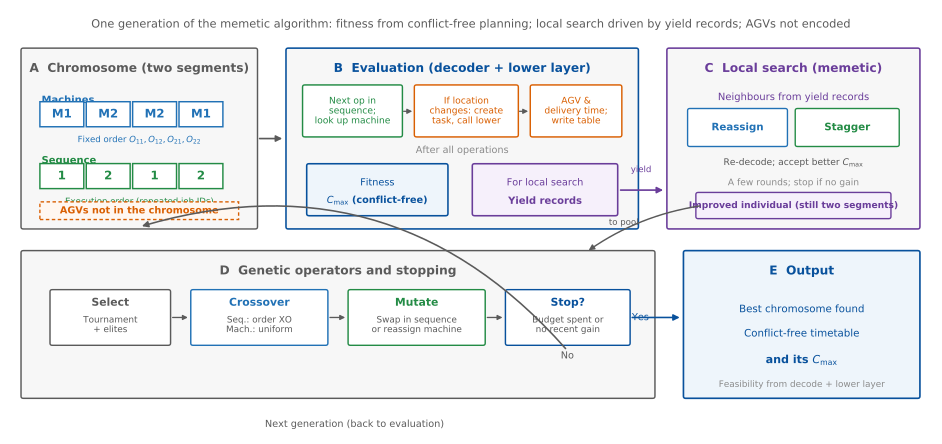

Recreate this plot in Python.
# -*- coding: utf-8 -*-
"""One generation of the memetic algorithm in this paper (EN, Section 4.2).

Complements the framework figure: that one shows the two layers and Paths 1/2;
this one shows one upper-layer generation---encoding without AGVs, evaluation
via the decoder and lower layer (C_max and yield records), contention-guided
local search, then selection / crossover / mutation for the next generation.
"""
from __future__ import annotations

import os
import sys

sys.path.insert(0, os.path.dirname(os.path.abspath(__file__)))

import matplotlib

matplotlib.use("Agg")
import matplotlib.pyplot as plt  # noqa: E402
from matplotlib.patches import FancyArrowPatch, FancyBboxPatch, Rectangle  # noqa: E402

HERE = os.path.dirname(os.path.abspath(__file__))

plt.rcParams["figure.dpi"] = 200
plt.rcParams["font.family"] = "sans-serif"
plt.rcParams["font.sans-serif"] = ["DejaVu Sans"]

C_EDGE = "#5a5a5a"
C_BOX = "#f7f7f7"
C_INNER = "#ffffff"
C_MS = "#2171b5"
C_OS = "#238b45"
C_DEC = "#d95f02"
C_OUT = "#08519c"
C_LS = "#6a3d9a"
C_MUTE = "#8a8a8a"


def rbox(ax, x, y, w, h, fc=C_INNER, ec=C_EDGE, lw=1.0, z=3):
    ax.add_patch(FancyBboxPatch(
        (x, y), w, h, boxstyle="round,pad=0.28", linewidth=lw,
        facecolor=fc, edgecolor=ec, zorder=z))


def arrow(ax, p, q, color=C_EDGE, lw=1.05, ms=8, rad=0.0, z=6):
    ax.add_patch(FancyArrowPatch(
        p, q, arrowstyle="-|>", mutation_scale=ms, linewidth=lw, color=color,
        connectionstyle="arc3,rad=%.2f" % rad, shrinkA=2, shrinkB=2, zorder=z))


def genes(ax, x0, y, vals, ec, cell_w=5.6, cell_h=3.4, fs=8.5):
    for i, v in enumerate(vals):
        x = x0 + i * cell_w
        ax.add_patch(Rectangle(
            (x, y), cell_w - 0.3, cell_h, facecolor=C_INNER, edgecolor=ec,
            linewidth=1.05, zorder=4))
        ax.text(x + (cell_w - 0.3) / 2, y + cell_h / 2, v, ha="center",
                va="center", fontsize=fs, fontweight="bold", color=ec, zorder=5)


def main() -> None:
    fig, ax = plt.subplots(figsize=(12.0, 5.6))
    ax.set_xlim(0, 112)
    ax.set_ylim(-0.5, 58)
    ax.axis("off")

    ax.text(56, 55.5,
            "One generation of the memetic algorithm: fitness from conflict-free "
            "planning; local search driven by yield records; AGVs not encoded",
            ha="center", va="center", fontsize=8.2, color=C_EDGE)

    # A
    rbox(ax, 2, 28, 28, 24, fc=C_BOX, ec=C_EDGE, lw=1.05)
    ax.text(16, 49.5, "A  Chromosome (two segments)", ha="center", va="center",
            fontsize=8.8, fontweight="bold", color=C_EDGE)

    ax.text(4.2, 45.2, "Machines", ha="left", va="center",
            fontsize=7.2, color=C_MS, fontweight="bold")
    genes(ax, 4.0, 41.6, ["M1", "M2", "M2", "M1"], C_MS)
    ax.text(16, 40.4, r"Fixed order $O_{11},O_{12},O_{21},O_{22}$",
            ha="center", va="top", fontsize=6.2, color=C_MS)

    ax.text(4.2, 37.0, "Sequence", ha="left", va="center",
            fontsize=7.2, color=C_OS, fontweight="bold")
    genes(ax, 4.0, 33.2, ["1", "2", "1", "2"], C_OS)
    ax.text(16, 32.0, "Execution order (repeated job IDs)",
            ha="center", va="top", fontsize=6.2, color=C_OS)

    ax.add_patch(Rectangle(
        (4.0, 29.0), 24, 2.4, facecolor="#fff7f0", edgecolor=C_DEC,
        linewidth=1.0, linestyle=(0, (2.5, 1.8)), zorder=4))
    ax.text(16, 30.2, "AGVs not in the chromosome", ha="center", va="center",
            fontsize=7.0, color=C_DEC, fontweight="bold", zorder=5)

    # B
    rbox(ax, 34, 28, 42, 24, fc=C_BOX, ec=C_OUT, lw=1.15)
    ax.text(55, 49.5, "B  Evaluation (decoder + lower layer)",
            ha="center", va="center", fontsize=8.8, fontweight="bold", color=C_OUT)

    boxes_b = [
        (36.0, 40.5, 11.5, 6.5, "Next op in\nsequence;\nlook up machine", C_OS),
        (49.5, 40.5, 12.0, 6.5, "If location\nchanges: create\ntask, call lower", C_DEC),
        (63.5, 40.5, 10.5, 6.5, "AGV &\ndelivery time;\nwrite table", C_DEC),
    ]
    for x, y, w, h, t, c in boxes_b:
        rbox(ax, x, y, w, h, fc=C_INNER, ec=c, lw=1.05)
        ax.text(x + w / 2, y + h / 2, t, ha="center", va="center",
                fontsize=6.6, color=c, linespacing=1.15)
    arrow(ax, (47.6, 43.7), (49.3, 43.7), color=C_EDGE, lw=0.95, ms=7)
    arrow(ax, (61.6, 43.7), (63.3, 43.7), color=C_EDGE, lw=0.95, ms=7)

    ax.text(55, 38.4, "After all operations", ha="center", va="center",
            fontsize=7.0, color=C_MUTE)

    rbox(ax, 36.5, 29.8, 16.5, 6.5, fc="#eef5fb", ec=C_OUT, lw=1.15)
    ax.text(44.75, 34.0, "Fitness", ha="center", va="center",
            fontsize=7.0, color=C_OUT)
    ax.text(44.75, 31.5, r"$C_{\max}$ (conflict-free)", ha="center", va="center",
            fontsize=7.0, color=C_OUT, fontweight="bold")

    rbox(ax, 56.5, 29.8, 17.0, 6.5, fc="#f6f0fb", ec=C_LS, lw=1.15)
    ax.text(65.0, 34.0, "For local search", ha="center", va="center",
            fontsize=7.0, color=C_LS)
    ax.text(65.0, 31.5, "Yield records", ha="center", va="center",
            fontsize=7.2, color=C_LS, fontweight="bold")

    # C
    rbox(ax, 80, 28, 30, 24, fc=C_BOX, ec=C_LS, lw=1.15)
    ax.text(95, 49.5, "C  Local search (memetic)", ha="center", va="center",
            fontsize=8.8, fontweight="bold", color=C_LS)

    ax.text(95, 45.6, "Neighbours from yield records", ha="center", va="center",
            fontsize=7.2, color=C_LS)

    rbox(ax, 82.5, 39.2, 11.5, 4.6, fc=C_INNER, ec=C_MS, lw=1.0)
    ax.text(88.25, 41.5, "Reassign", ha="center", va="center",
            fontsize=7.4, color=C_MS, fontweight="bold")
    rbox(ax, 95.5, 39.2, 12.0, 4.6, fc=C_INNER, ec=C_OS, lw=1.0)
    ax.text(101.5, 41.5, "Stagger", ha="center", va="center",
            fontsize=7.4, color=C_OS, fontweight="bold")

    ax.text(95, 36.6, r"Re-decode; accept better $C_{\max}$",
            ha="center", va="center", fontsize=6.6, color=C_EDGE)
    ax.text(95, 34.0, "A few rounds; stop if no gain",
            ha="center", va="center", fontsize=6.6, color=C_MUTE)

    rbox(ax, 83.5, 29.4, 23, 3.0, fc="#f6f0fb", ec=C_LS, lw=1.0)
    ax.text(95, 30.9, "Improved individual (still two segments)",
            ha="center", va="center", fontsize=6.6, color=C_LS, fontweight="bold")

    arrow(ax, (30.2, 40.0), (33.6, 40.0), color=C_EDGE, lw=1.2, ms=9)
    arrow(ax, (73.8, 33.0), (79.6, 33.0), color=C_LS, lw=1.2, ms=9)
    ax.text(76.6, 35.2, "yield", ha="center", va="bottom",
            fontsize=6.2, color=C_LS)

    # D
    rbox(ax, 2, 5.0, 76, 19.5, fc=C_BOX, ec=C_EDGE, lw=1.05)
    ax.text(40, 22.0, "D  Genetic operators and stopping", ha="center", va="center",
            fontsize=8.8, fontweight="bold", color=C_EDGE)

    ops = [
        (5.5, 12.2, 14, 7.0, "Select", "Tournament\n+ elites", C_EDGE),
        (22.5, 12.2, 16, 7.0, "Crossover", "Seq.: order XO\nMach.: uniform", C_MS),
        (41.5, 12.2, 16, 7.0, "Mutate", "Swap in sequence\nor reassign machine", C_OS),
        (60.5, 12.2, 14.5, 7.0, "Stop?", "Budget spent or\nno recent gain", C_OUT),
    ]
    for x, y, w, h, title, body, c in ops:
        rbox(ax, x, y, w, h, fc=C_INNER, ec=c, lw=1.05)
        ax.text(x + w / 2, y + h - 1.5, title, ha="center", va="center",
                fontsize=7.8, fontweight="bold", color=c)
        ax.text(x + w / 2, y + 2.5, body, ha="center", va="center",
                fontsize=6.4, color=C_EDGE, linespacing=1.15)
    for x in (19.7, 38.7, 57.7):
        arrow(ax, (x, 15.7), (x + 2.5, 15.7), color=C_EDGE, lw=0.95, ms=7)

    ax.text(67.7, 10.5, "No", ha="center", va="center", fontsize=7.0, color=C_EDGE)
    ax.text(75.5, 15.7, "Yes", ha="left", va="center", fontsize=7.0, color=C_OUT)

    # E
    rbox(ax, 82, 5.0, 28, 19.5, fc="#eef5fb", ec=C_OUT, lw=1.2)
    ax.text(96, 22.0, "E  Output", ha="center", va="center",
            fontsize=8.8, fontweight="bold", color=C_OUT)
    ax.text(96, 16.8, "Best chromosome found", ha="center", va="center",
            fontsize=7.4, color=C_OUT)
    ax.text(96, 13.5, "Conflict-free timetable", ha="center", va="center",
            fontsize=7.4, color=C_OUT)
    ax.text(96, 9.8, r"and its $C_{\max}$", ha="center", va="center",
            fontsize=8.0, color=C_OUT, fontweight="bold")
    ax.text(96, 6.6, "Feasibility from decode + lower layer",
            ha="center", va="center", fontsize=6.4, color=C_MUTE)

    arrow(ax, (84.0, 30.9), (70.0, 24.6), color=C_EDGE, lw=1.05, ms=8, rad=0.12)
    ax.text(74.5, 28.6, "to pool", ha="center", va="center",
            fontsize=6.2, color=C_EDGE)

    arrow(ax, (75.2, 15.7), (81.6, 15.7), color=C_OUT, lw=1.15, ms=9)

    ax.annotate(
        "", xy=(16, 28.0), xytext=(67.7, 11.2),
        arrowprops=dict(
            arrowstyle="-|>", color=C_EDGE, lw=1.15,
            connectionstyle="arc3,rad=0.32", mutation_scale=9),
        zorder=6)
    ax.text(42, 1.2, "Next generation (back to evaluation)", ha="center",
            va="center", fontsize=7.0, color=C_EDGE)

    stem = os.path.join(HERE, "fig_encoding")
    fig.savefig(stem + ".pdf", bbox_inches="tight", pad_inches=0.06)
    fig.savefig(stem + ".png", dpi=200, bbox_inches="tight", pad_inches=0.06)
    plt.close(fig)
    print("wrote", stem + ".pdf/.png")


if __name__ == "__main__":
    main()
